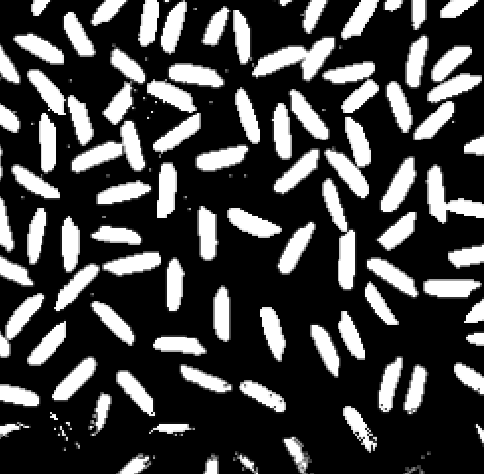
#> input picture images/objetos.png, 484 x 474 px
$ python countObject2.py
#> lines starting #> are read from the running program, lines starting #| are printed output that depends on the picture; after the words box and inside, x2 and y2 are one past the last pixel; in counts of white or black regions, pixels touching at a corner belong together

import numpy as np
import cv2

# Abre a imagem
# converte para tons de cinza
img = cv2.imread("images/objetos.png")
#> img is the input picture: shape (474, 484, 3); mean B, G, R 67.5, 67.5, 67.5
imgGray = cv2.cvtColor(img,cv2.COLOR_BGR2GRAY)

# Aumenta em um pixel as bordas da imagem para facilitar as operações nas bordas e
# por fim aplica um filtro Gaussiano para a redução do ruído
bordersize=1
imgGray=cv2.copyMakeBorder(imgGray, bordersize, bordersize, bordersize, bordersize, borderType= cv2.BORDER_CONSTANT,value=[0,0,0] )
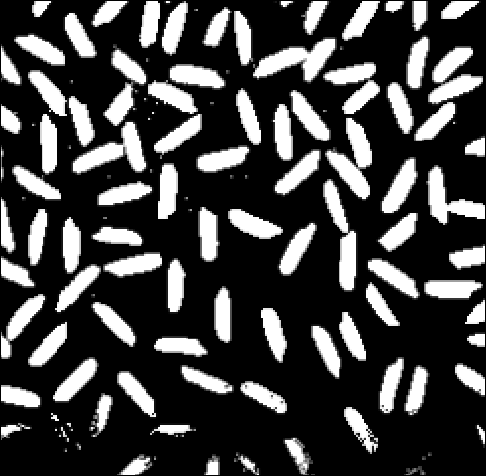
#> imgGray: shape (476, 486); min 0, max 255, mean 67
imgGray = cv2.GaussianBlur(imgGray, (5, 5), 0)
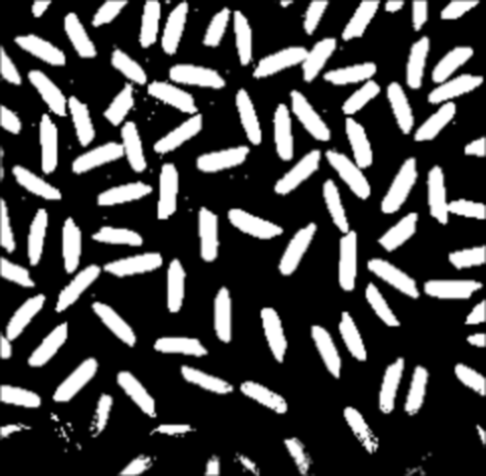
#> imgGray: shape (476, 486); min 0, max 255, mean 67.2

# Faz a segmentação da imagem utilizando o método de otsu
imgBin = cv2.threshold(imgGray,0,255, cv2.THRESH_OTSU)[1]
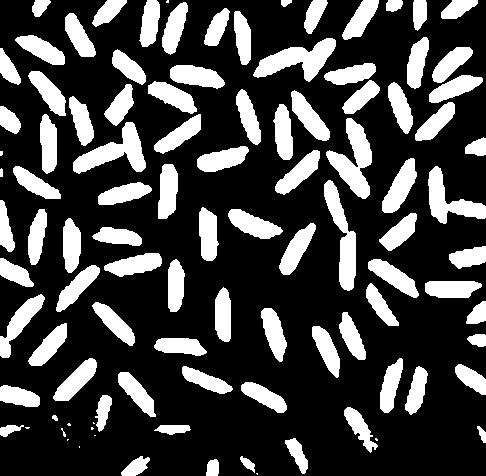
#> imgBin: shape (476, 486); 26.6% white; 103 white regions (12 under 20 px), largest, box (x1, y1, x2, y2) and area: (326, 118, 372, 199) 1717, (253, 38, 336, 82) 1659, (73, 122, 146, 174) 1591

# Aplica o operador morfológico de Abertura (Erosão seguida de Dilatação).
# Com isso remove-se o ruído contido na imagem
imgBin = cv2.morphologyEx(imgBin,cv2.MORPH_OPEN,cv2.getStructuringElement(cv2.MORPH_ELLIPSE,(12,12)))
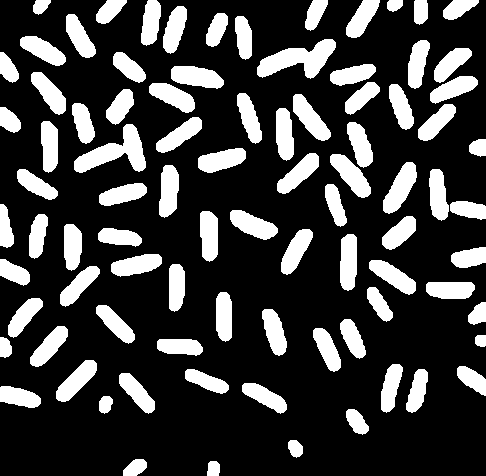
#> imgBin: shape (476, 486); 24.3% white; 88 white regions, largest, box (x1, y1, x2, y2) and area: (257, 39, 336, 79) 1574, (74, 124, 146, 173) 1546, (383, 162, 417, 214) 933


# informações de altura e largura da imagem
height, width = imgBin.shape
#> height = 476; width = 486

#Cria um array com as mesmas dimensões da imagem e iniciadas com zeros.
# Este array servirá para a contagem de componentes presentes na imagem
mask = np.zeros((height,width),int)

#
# Percorre a imagem pixel a pixel e etiqueta os componentes presentes nela
#
elementCount = 1 # contador de elementos presentes na imagem
for x in range(1,height -2):
    for y in range(1,width -2):
        if imgBin[x, y] == 255:
            if mask[x-1,y-1] != 0:
                mask[x,y] = mask[x-1,y-1]

            elif mask[x-1,y] != 0:
                mask[x, y] = mask[x-1,y]

            elif mask[x-1,y+1] != 0:
                mask[x, y] = mask[x-1,y+1]

            elif mask[x,y-1] != 0:
                mask[x, y] = mask[x,y-1]

            else:
                #  Se toda vizinhaça é zero, logo é uma nova região
                # e a quantidade de elementos é incrementada
                mask[x, y] = elementCount
                elementCount += 1
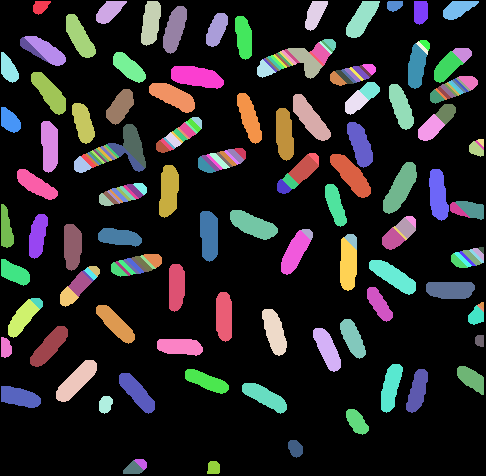
#> mask: shape (476, 486) int64; 202 distinct labels, from 0 to 201; one colour per label, 0 black
#> after the loop, elementCount = 202


print("Total de elementos na imagem é ",elementCount)
#| Total de elementos na imagem é  202
arq = open('result/result.txt', 'w')
arq.write("Total de elementos é: {}".format((elementCount)))
arq.close()
cv2.waitKey()
